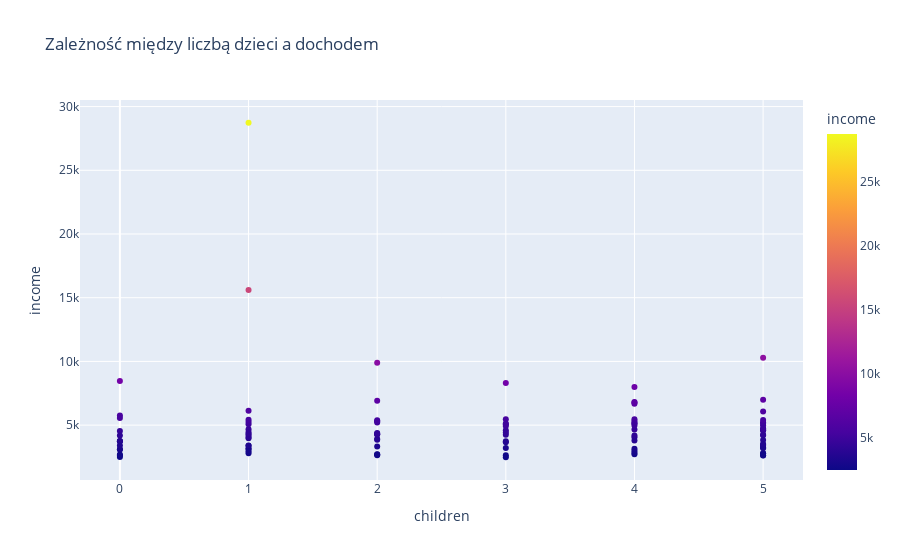

Notebook code cell kept with this figure:
### Code cell
fig_children_income = px.scatter(df, x='children', y='income', color='income', hover_data=['name', 'age', 'income'],
                                 title='Zależność między liczbą dzieci a dochodem')
fig_children_income.show()
